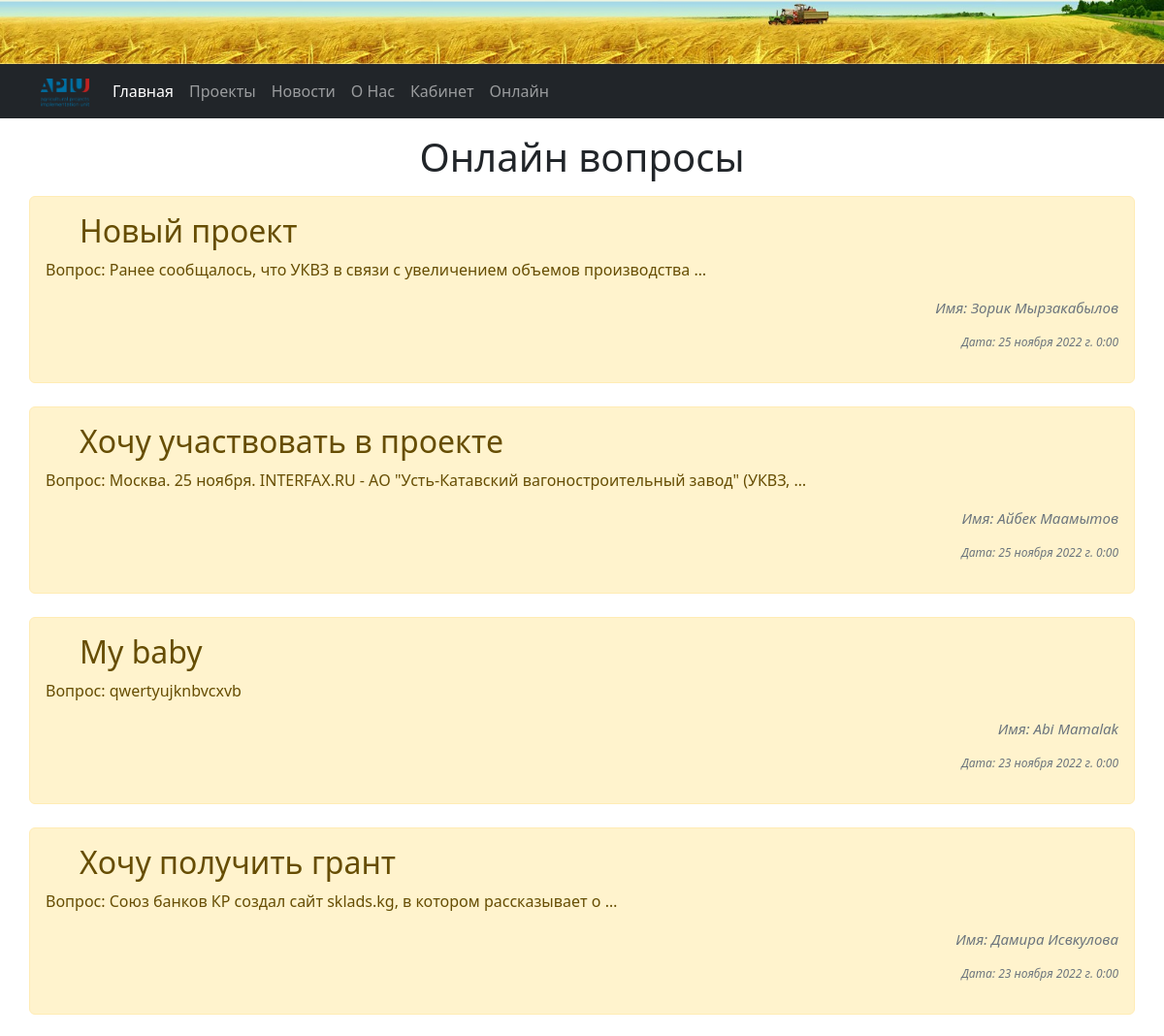
Page /online/online (upper part) on the earlier database version.
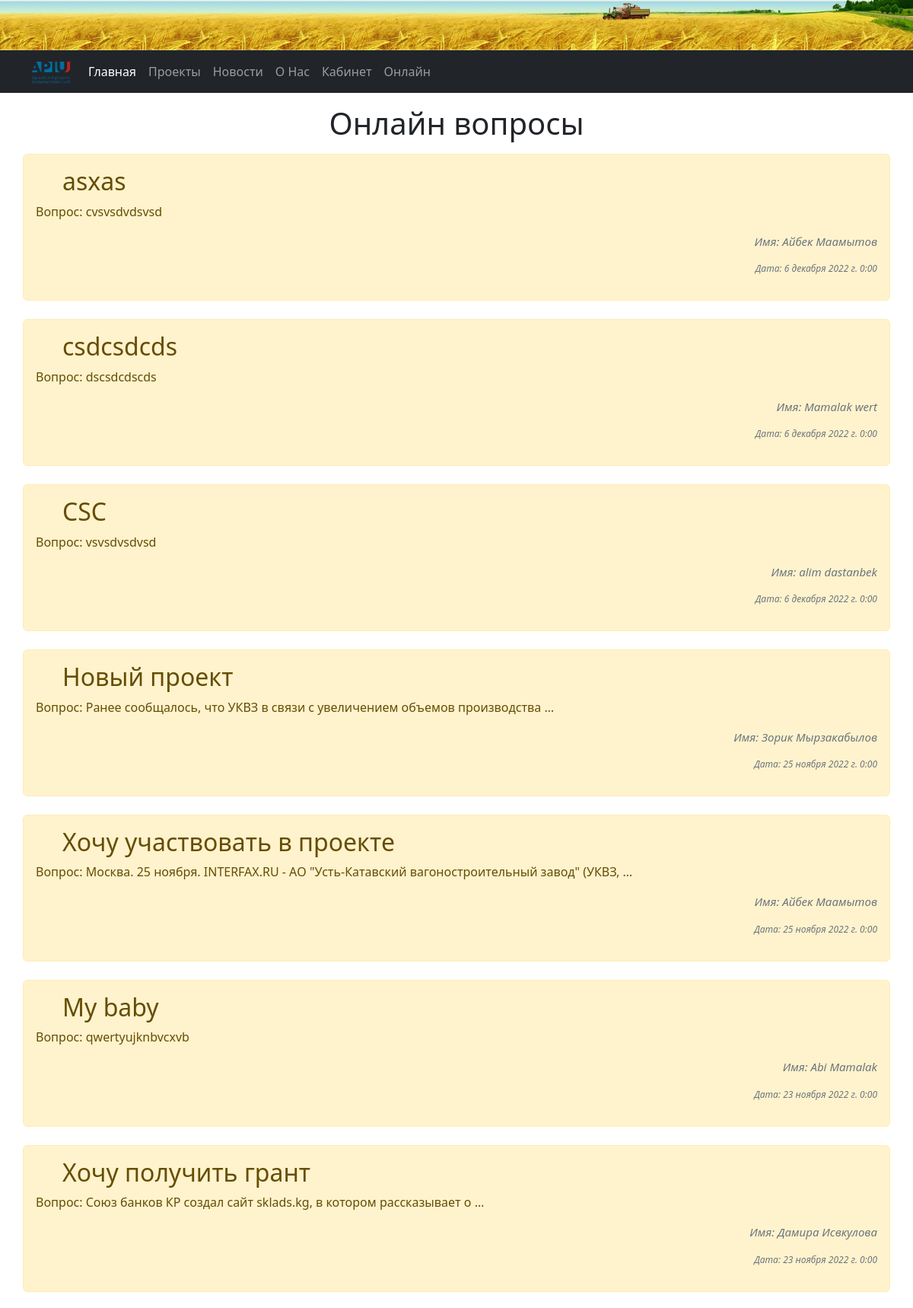
Same page on the later database version.
### online/models.py (models this page shows, shortened)
class Create(models.Model):
    first_name = models.CharField("Имя", max_length=50)
    last_name = models.CharField("Фамилия", max_length=50)
    email = models.EmailField("Почта")
    phone = models.CharField("Номер телефона", max_length=16)
    title = models.CharField("Название", max_length=50)
    text = models.TextField("Описание")
    file = models.FileField(upload_to='file', blank=True, null=True)
    date = models.DateTimeField("Дата публикации")
    class Meta:
        verbose_name = 'Онлайн заявка'
        verbose_name_plural = 'Онлайн заявки'

### online/views.py (the view)
# urls.py: path('online/', include('online.urls')),
def online(request):
    task = Create.objects.order_by('-id')
    return render(request, 'online/online.html', {'task': task})

### online/templates/online/online.html
{% extends 'main/base.html' %} {% block content %}
<dir class="container">
  <div class="row">
    <h1 align="center">Онлайн вопросы</h1>
      {% if task%} {% for on in task%}
      <div class="alert alert-warning mt-2">
        <h2 style=margin-left:35px; > {{ on.title }}</h2>
        <p>Вопрос: {{ on.text | truncatewords:10 }}</p>
        <p class="lead text-muted" style="font-size: 15px" align="right">
          <em>Имя: {{ on.first_name }} {{ on.last_name }}</em>
        </p>
        <p class="lead text-muted" style="font-size: 12px" align="right">
          <em>Дата: {{ on.date }}</em>
        </p>
      </div>
      {%endfor%} {% else %}
      <p>У нас нет записи</p>
      {%endif%}
    </div>
</dir>
{%endblock%}

Differences in the rows shown:
added Create: title "asxas", text "cvsvsdvdsvsd", first_name "Айбек", last_name "Маамытов", date "6 декабря 2022 г. 0:00"
added Create: title "csdcsdcds", text "dscsdcdscds", first_name "Mamalak", last_name "wert", date "6 декабря 2022 г. 0:00"
added Create: title "CSC", text "vsvsdvsdvsd", first_name "alim", last_name "dastanbek", date "6 декабря 2022 г. 0:00"
